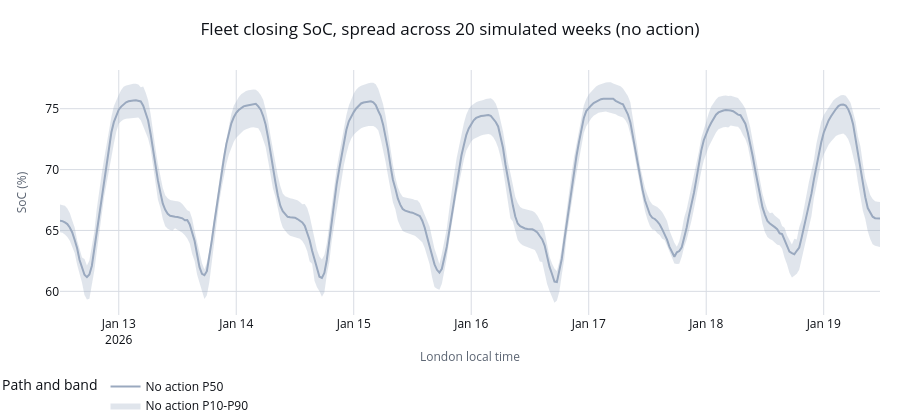

Write notebook code for a chart like this one.
### Markdown cell above
### SoC across the week

`closing_soc_percent` is total battery stock divided by total physical capacity at the end of each
half-hour — a capacity-weighted fleet SoC, not an unweighted average of per-EV SoC
(`docs/MODEL_CONTRACT.md`, "World-first aggregation"). The band again shows spread across the 20
simulated weeks.

### Code cell
soc_figure = _band_figure(
    no_action.fleet_interval_bands,
    metric="closing_soc_percent",
    unit="SoC (%)",
    title="Fleet closing SoC, spread across 20 simulated weeks (no action)",
    paths=(("normal", "No action"),),
)
soc_figure

### Figure 1 — Plotly figure (JSON) as saved in the notebook; plotly's stock layout.template omitted (floating-point values rounded to 4 significant figures; data arrays with more than 128 entries replaced by an {"elided": "..."} marker saying what was removed)
{"data": [{"hoverinfo": "skip", "line": {"width": 0}, "mode": "lines", "showlegend": false, "x": {"elided": "336 str values"}, "y": {"elided": "336 float values"}, "type": "scatter"}, {"fill": "tonexty", "fillcolor": "rgba(154,169,191,0.3)", "hoverinfo": "skip", "legendgroup": "No action", "line": {"width": 0}, "mode": "lines", "name": "No action P10-P90", "x": {"elided": "336 str values"}, "y": {"elided": "336 float values"}, "type": "scatter"}, {"customdata": {"elided": "336 str values"}, "hovertemplate": "No action<br>%{x|%a %H:%M} London (%{customdata} UTC)<br>P50: %{y:.3f}<extra></extra>", "legendgroup": "No action", "line": {"color": "#9AA9BF", "dash": "solid", "width": 2}, "mode": "lines", "name": "No action P50", "x": {"elided": "336 str values"}, "y": {"elided": "336 float values"}, "type": "scatter"}], "layout": {"margin": {"l": 60, "r": 20, "t": 70, "b": 50}, "title": {"text": "Fleet closing SoC, spread across 20 simulated weeks (no action)"}, "xaxis": {"title": {"text": "London local time"}}, "yaxis": {"title": {"text": "SoC (%)"}}, "legend": {"title": {"text": "Path and band"}}, "height": 420, "paper_bgcolor": "#FFFFFF", "plot_bgcolor": "#FFFFFF"}}
